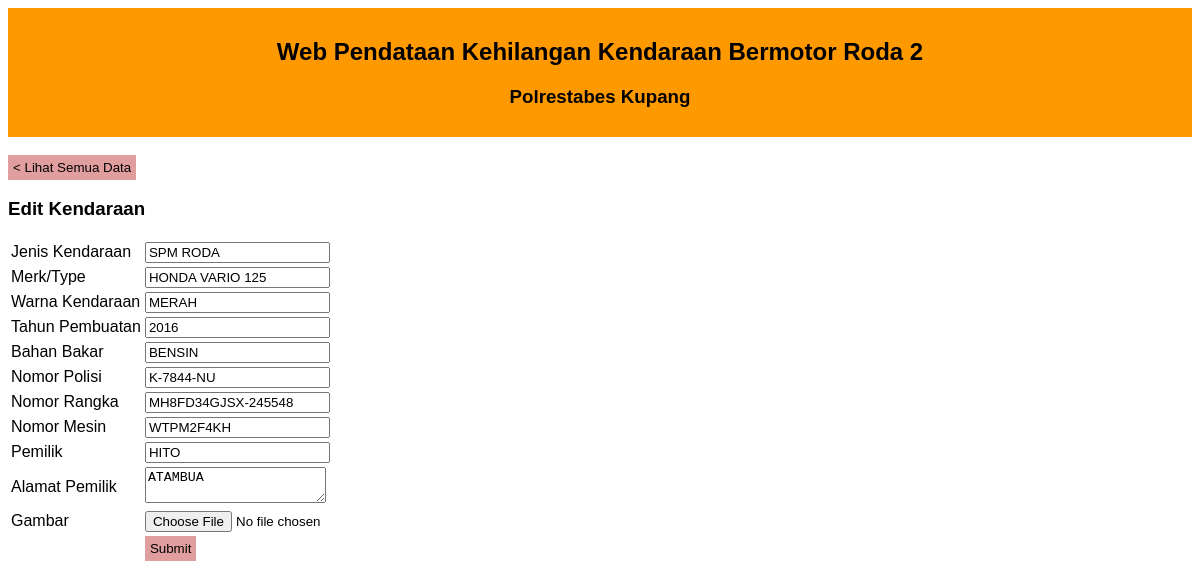
/form_edit.php?id=1 (signed in), run on the app's committed database.
### tables this page shows
CREATE TABLE `kendaraan` (
  `id` int(11) NOT NULL,
  `jenis` varchar(8) NOT NULL,
  `merk` varchar(50) NOT NULL,
  `warna` varchar(50) NOT NULL,
  `tahun` varchar(4) NOT NULL,
  `bbm` varchar(80) NOT NULL,
  `nopol` varchar(80) NOT NULL,
  `norangka` varchar(80) NOT NULL,
  `nomesin` varchar(80) NOT NULL,
  `pemilik` varchar(80) NOT NULL,
  `alamat` text NOT NULL,
  `gambar` varchar(50) NOT NULL
);

### form_edit.php (the view, shortened to what this page needs)
<?php
include "+koneksi.php";
?>
<!DOCTYPE html>
<html>
<head>
	<link rel="stylesheet" type="text/css" href="style.css">
</head>
<body>
	<div class="judul">
		<h2>Web Pendataan Kehilangan Kendaraan Bermotor Roda 2</h2>
		<h3>Polrestabes Kupang</h3>
	</div>
	<br />
	<a href="index.php">
		<button>< Lihat Semua Data</button>
	</a>
	<h3>Edit Kendaraan</h3>
	<form action="proses_edit.php" method="post">
		<?php
		$id = $_GET['id'];
		$query = $con->prepare("SELECT * FROM kendaraan WHERE id = :id");
		$query->bindValue(':id', $id);
		$query->execute();
		$data = $query->fetch();
		?>
		<table>
			<tr>
				<td>Jenis Kendaraan</td>
				<td>
					<input type="text" name="jenis" value="<?php echo $data['jenis'] ?>" required>
				</td>
			</tr>
			<tr>
				<td>Merk/Type</td>
				<td><input type="text" name="merk" value="<?php echo $data['merk'] ?>" required></td>
			</tr>
			<tr>
				<td>Warna Kendaraan</td>
				<td><input type="text" name="warna" value="<?php echo $data['warna'] ?>" required></td>
			</tr>
			<tr>
				<td>Tahun Pembuatan</td>
				<td><input type="number" name="tahun" value="<?php echo $data['tahun'] ?>" required></td>
			</tr>
			<tr>
				<td>Bahan Bakar</td>
				<td><input type="text" name="bbm" value="<?php echo $data['bbm'] ?>" required></td>
			</tr>
			<tr>
				<td>Nomor Polisi</td>
				<td><input type="text" name="nopol" value="<?php echo $data['nopol'] ?>" required></td>
			</tr>
			<tr>
				<td>Nomor Rangka</td>
				<td><input type="text" name="norangka" value="<?php echo $data['norangka'] ?>" required></td>
			</tr>
			<tr>
				<td>Nomor Mesin</td>
				<td><input type="text" name="nomesin" value="<?php echo $data['nomesin'] ?>" required></td>
			</tr>
			<tr>
				<td>Pemilik</td>
				<td><input type="text" name="pemilik" value="<?php echo $data['pemilik'] ?>" required></td>
			</tr>
			<tr>
				<td>Alamat Pemilik</td>
				<td><textarea name="alamat" required><?php echo $data['alamat'] ?></textarea></td>
			</tr>
			<tr>
				<td>Gambar</td>
				<td><input type="file" name="gambar" required></td>
			</tr>
				<td></td>
				<td><button type="submit">Submit</button></td>
		</table>
	</form>
</body>
</html>

### style.css (style rules this page uses)
body { font-family: Calibri, 'Trebuchet MS', sans-serif; }
.judul { background: #ff9900; padding: 10px; text-align: center; }
a { text-decoration: none; }
button { background-color: #e09e9e; border: 0px; padding: 5px; }

### data on the page
kendaraan: jenis "SPM RODA", merk "HONDA VARIO 125", warna "MERAH", tahun "2016", bbm "BENSIN", nopol "K-7844-NU", norangka "MH8FD34GJSX-245548", nomesin "WTPM2F4KH", pemilik "HITO", alamat "ATAMBUA"
